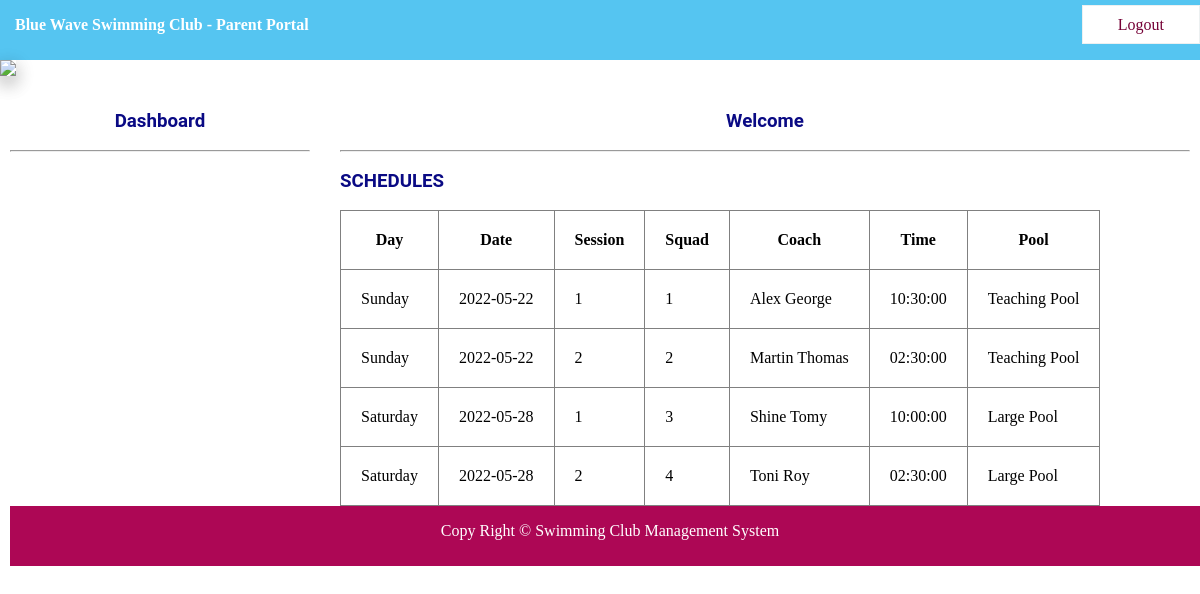
Screenshot of /parentschedule.php with the database file from the repository.
### tables this page shows
CREATE TABLE `schedule` (
  `WID` int(11) NOT NULL,
  `WDAY` varchar(50) NOT NULL,
  `WDATE` date NOT NULL,
  `WSESSION` int(11) NOT NULL,
  `WSQUAD` int(11) NOT NULL,
  `WCOACH` varchar(150) NOT NULL,
  `WTIME` time NOT NULL,
  `WPOOL` varchar(150) NOT NULL
);

### parentschedule.php (the view, shortened to what this page needs)
<?php
include "database.php";
?>
<!DOCTYPE html>
<html>
<head>
<link rel="stylesheet" type="text/css" href="css/style.css">
</head>
<body>
    <?php include "parentnavbar.php"?>
    <img src="images/2.png" class="sha" width=100% >
    <div id="section">
    <?php include "parentsidebar.php"?>
     <div id="content">
        <h3 class="text">Welcome <?php echo $_SESSION["PNAME"]; ?></h3><br><hr><br>
        <h3>SCHEDULES</h3><br>
    <div class="tbox">
<table border="1px">
    <tr>
        <th>Day</th>
        <th>Date</th>
        <th>Session</th>
        <th>Squad</th>
        <th>Coach</th>
        <th>Time</th>
        <th>Pool</th>
    </tr>
    <?php
    $x = "select * from schedule";
    $res=$db->query($x);
    if($res->num_rows>0){
    while($r=$res->fetch_assoc()){
        echo "<tr>
        <td> {$r["WDAY"]}</td>
        <td> {$r["WDATE"]}</td>
        <td> {$r["WSESSION"]}</td>
        <td> {$r["WSQUAD"]}</td>
        <td> {$r["WCOACH"]}</td>
        <td> {$r["WTIME"]}</td>
        <td> {$r["WPOOL"]}</td>
        </tr>";
    }
}else{
    }
    ?>
</table>
    </div>
    </div>
<div class="footer">
    <footer><p>Copy Right &copy; Swimming Club Management System</p></footer>
</div>
</body>
</html>

### CSS/style.css (style rules this page uses)
* { padding: 0px; margin: 0px; }
html { background: white; }
h1,h2,h3,h4,h5,h6,label { font-family: roboto; color: rgb(10, 10, 132); }
.footer { background: #ad0755; height: 60px; width: 100%; float: left; }
footer { text-align: center; color: white; line-height: 50px; }
.sha { -webkit-box-shadow: 0 8px 17px 0 rgba(0, 0, 0, 0.2), 0 6px 20px 0 rgba(0, 0, 0, 0.19); -moz-box-shadow: 0 8px 17px 0 rgba(0, 0, 0, 0.2), 0 6px 20px 0 rgba(0, 0, 0, 0.19); box-shadow: 0 8px 17px 0 rgba(0, 0, 0, 0.2), 0 6px 20px 0 rgba(0, 0, 0, 0.19); }
#section { height: auto; width: 1200px; margin-left: 10px; font-family: Cambria, Cochin, Georgia, Times, 'Times New Roman', serif; }
#content { margin-top: 30px; height: auto; width: 850px; float: left; }
.text { text-align: center; }
.tbox { float: left; }
.tbox table { border-collapse: collapse; }
tr, td, th { padding: 20px; }

### rows the page displays
schedule: WDAY "Sunday", WDATE "2022-05-22", WSESSION "1", WSQUAD "1", WCOACH "Alex George", WTIME "10:30:00", WPOOL "Teaching Pool"
schedule: WDAY "Sunday", WDATE "2022-05-22", WSESSION "2", WSQUAD "2", WCOACH "Martin Thomas", WTIME "02:30:00", WPOOL "Teaching Pool"
schedule: WDAY "Saturday", WDATE "2022-05-28", WSESSION "1", WSQUAD "3", WCOACH "Shine Tomy", WTIME "10:00:00", WPOOL "Large Pool"
schedule: WDAY "Saturday", WDATE "2022-05-28", WSESSION "2", WSQUAD "4", WCOACH "Toni Roy", WTIME "02:30:00", WPOOL "Large Pool"
